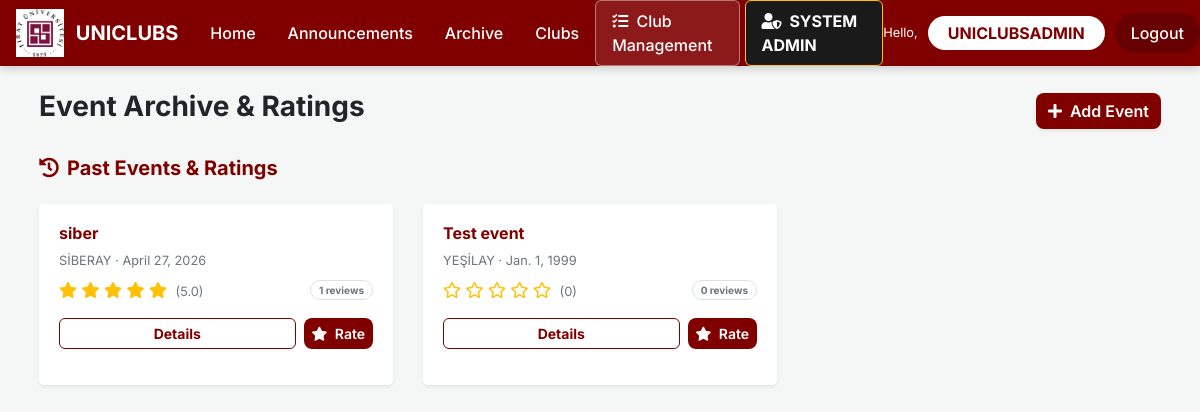
The app's page /events/archive/ (signed in) with its own data.
### app/models.py (models this page shows, shortened)
class Event(models.Model): # Event definition with logic for attendance and average ratings | Katılım ve ortalama puanlama mantığıyla etkinlik tanımı
    STATUS_CHOICES = [
        ('upcoming', 'Upcoming'),
        ('ongoing', 'Ongoing'),
        ('past', 'Past'),
    ]
    title = models.CharField(max_length=200)
    description = models.TextField()
    club = models.ForeignKey(Club, on_delete=models.CASCADE, related_name='events')
    location = models.CharField(max_length=200, blank=True)
    event_date = models.DateField()
    event_time = models.TimeField(blank=True, null=True)
    status = models.CharField(max_length=20, choices=STATUS_CHOICES, default='upcoming')
    is_approved = models.BooleanField(default=False)
    max_participants = models.IntegerField(default=100)
    image = models.ImageField(upload_to='event_images/', blank=True, null=True)
    created_at = models.DateTimeField(default=timezone.now)
    @property
    def average_rating(self):
        ratings = self.ratings.all()
        if not ratings:
            return 0
        return round(sum(r.score for r in ratings) / ratings.count(), 1)
    class Meta:
        ordering = ['-event_date']

class Club(models.Model): # Stores club profile, recruitment status, and admin links | Kulüp profili, alım durumu ve admin bağlantılarını tutar
    name = models.CharField(max_length=200)
    description = models.TextField(blank=True)
    logo = models.ImageField(upload_to='club_logos/', blank=True, null=True)
    category = models.CharField(max_length=100, blank=True)
    is_active = models.BooleanField(default=True)
    is_approved = models.BooleanField(default=False)
    is_recruiting = models.BooleanField(default=False)
    is_core_team_recruiting = models.BooleanField(default=False)
    leader = models.CharField(max_length=200, blank=True, null=True, help_text="Name of the club leader")
    created_at = models.DateTimeField(default=timezone.now)
    admin_user = models.OneToOneField(User, on_delete=models.SET_NULL, null=True, blank=True, related_name='managed_club')
    class Meta:
        ordering = ['-created_at']

class EventRating(models.Model): # Collects numeric scores and comments for completed events | Tamamlanan etkinlikler için sayısal puan ve yorum toplar
    event = models.ForeignKey(Event, on_delete=models.CASCADE, related_name='ratings')
    student = models.ForeignKey(Student, on_delete=models.CASCADE, related_name='ratings')
    score = models.IntegerField(choices=[(i, str(i)) for i in range(1, 6)])
    comment = models.TextField(blank=True)
    rated_at = models.DateTimeField(default=timezone.now)
    class Meta:
        unique_together = ('event', 'student')

### app/views.py (the view, shortened to what this page needs)
# urls.py: path('events/archive/', views.event_archive, name='event_archive'),
def event_archive(request):
    today = timezone.now().date()
    past_events = Event.objects.filter(is_approved=True, event_date__lt=today).order_by('-event_date')
    rating_form = EventRatingForm()
    rating_form.fields['event'].queryset = past_events
    return render(request, 'app/event_archive.html', {
        'past_events': past_events,
        'rating_form': rating_form,
    })

### app/templates/app/event_archive.html (shortened to what this page needs)
{% extends "app/layout.html" %}
{% block content %}
<div class="container-fluid px-4">
    <div class="d-flex justify-content-between align-items-center mb-4">
        <h3 class="font-weight-bold">Event Archive & Ratings</h3>
        <a href="{% url 'event_add' %}" class="btn btn-maroon shadow-sm">
            <i class="fas fa-plus mr-2"></i>Add Event
        </a>
    </div>
    <div class="row">
        <div class="col-12">
            <h5 class="font-weight-bold mb-4 text-maroon"><i class="fas fa-history mr-2"></i>Past Events & Ratings</h5>
            <div class="row">
                {% for event in past_events %}
                <div class="col-lg-4 col-md-6 mb-4">
                    <div class="card border-0 shadow-sm rounded-lg overflow-hidden h-100 card-hover">
                        <div class="card-body">
                            <h6 class="font-weight-bold mb-2 text-maroon">{{ event.title }}</h6>
                            <p class="small text-muted mb-2">{{ event.club.name }} &middot; {{ event.event_date }}</p>
                            <div class="d-flex justify-content-between align-items-center mb-3">
                                <div class="text-warning">
                                    {% for i in "12345" %}
                                        {% if forloop.counter <= event.average_rating %}
                                            <i class="fas fa-star"></i>
                                        {% else %}
                                            <i class="far fa-star"></i>
                                        {% endif %}
                                    {% endfor %}
                                    <span class="small text-muted ml-1">({{ event.average_rating }})</span>
                                </div>
                                <span class="badge badge-pill px-2 py-1 border text-muted" style="font-size: 10px;">
                                    {{ event.ratings.count }} reviews
                                </span>
                            </div>
                            <div class="d-flex mb-3">
                                <a href="{% url 'event_detail' event.pk %}" class="btn btn-outline-maroon btn-sm flex-grow-1 mr-2">
                                    Details
                                </a>
                                <button class="btn btn-maroon btn-sm" type="button" data-toggle="collapse" data-target="#rateForm{{ event.id }}">
                                    <i class="fas fa-star mr-1"></i> Rate
                                </button>
                            </div>
                        </div>
                    </div>
                </div>
                {% empty %}
                <div class="col-12 text-center py-5">
                    <p class="text-muted">No past events yet.</p>
                </div>
                {% endfor %}
            </div>
        </div>
    </div>
</div>
{% endblock %}

### app/templates/app/layout.html (shortened to what this page needs)
{% load static %}
<!DOCTYPE html>
<html lang="en">
<head>
    <link rel="stylesheet" href="https://stackpath.bootstrapcdn.com/bootstrap/4.5.2/css/bootstrap.min.css" />
    <link rel="stylesheet" href="https://cdnjs.cloudflare.com/ajax/libs/font-awesome/5.15.3/css/all.min.css" />
</head>
<body>
    <nav class="navbar navbar-expand-lg navbar-custom sticky-top p-0">
        <div class="container-fluid p-0">
            <a class="navbar-brand text-white font-weight-bold d-flex align-items-center ml-3" href="{% url 'home' %}">
                <img src="{% static 'app/content/fu_logo_final_v4.png' %}" alt="FU Logo" style="height: 48px; width: auto; margin-right: 12px;">
                UNICLUBS
            </a>
            <div class="collapse navbar-collapse" id="navbarNav">
                <ul class="navbar-nav mr-auto">
                    <li class="nav-item"><a class="nav-link" href="{% url 'home' %}">Home</a></li>
                    <li class="nav-item"><a class="nav-link" href="{% url 'announcements' %}">Announcements</a></li>
                    <li class="nav-item"><a class="nav-link" href="{% url 'event_archive' %}">Archive</a></li>
                    <li class="nav-item"><a class="nav-link" href="{% url 'club_list' %}">Clubs</a></li>
                </ul>
                <ul class="navbar-nav ml-auto align-items-center">
                    {% if user.is_authenticated %}
                        {% if user.username == 'UNICLUBSADMIN' or user.managed_club %}
                            <li class="nav-item">
                                <a class="nav-link nav-club-admin" href="{% url 'club_admin' %}">
                                    <i class="fas fa-tasks mr-1"></i> Club Management
                                </a>
                            </li>
                        {% endif %}
                        {% if user.username == 'UNICLUBSADMIN' %}
                            <li class="nav-item">
                                <a class="nav-link nav-system-admin" href="{% url 'system_admin' %}">
                                    <i class="fas fa-user-shield mr-1"></i> SYSTEM ADMIN
                                </a>
                            </li>
                        {% endif %}
                        <li class="nav-item d-flex align-items-center">
                            <span class="text-white small">Hello,</span>
                        </li>
                        <li class="nav-item">
                            <a class="nav-link btn-student" href="{% url 'dashboard' %}">{{ user.username }}</a>
                        </li>
                        <li class="nav-item">
                            <a class="nav-link btn-logout" href="{% url 'logout' %}">Logout</a>
                        </li>
                    {% else %}
                        <li class="nav-item">
                            <a class="nav-link btn-login" href="{% url 'login' %}">Login</a>
                        </li>
                    {% endif %}
                </ul>
            </div>
        </div>
    </nav>
    <div class="container-fluid py-4">
        {% block content %}{% endblock %}
    </div>
</body>
</html>

### app/templates/app/layout.html (style rules this page uses)
:root { --maroon: #800000; --maroon-dark: #600000; --maroon-light: #fceceb; --soft-bg: #f4f7f6; }
body { background-color: var(--soft-bg); font-family: 'Inter', 'Segoe UI', sans-serif; padding-bottom: 60px; }
.navbar-custom { background-color: var(--maroon); box-shadow: 0 2px 10px rgba(0,0,0,0.2); }
.navbar-custom .nav-link { color: white !important; font-weight: 500; padding: 0.5rem 1rem !important; transition: 0.3s; }
.nav-club-admin { border: 1px solid rgba(255,255,255,0.4); border-radius: 6px; margin-right: 5px; background-color: rgba(255,255,255,0.1); }
.nav-system-admin { background-color: #1a1a1a !important; border-radius: 6px; color: #ffc107 !important; font-weight: bold !important; border: 1px solid #ffc107; }
.navbar-custom .nav-link.btn-student { background-color: white !important; color: #800000 !important; font-weight: bold !important; border-radius: 20px; padding: 5px 20px !important; margin-left: 10px; }
.btn-logout { background-color: rgba(0, 0, 0, 0.2); color: white !important; border-radius: 20px; padding: 5px 20px !important; margin-left: 10px; font-weight: 500; }
.text-maroon { color: var(--maroon) !important; }
.btn-maroon { background-color: var(--maroon); color: white !important; border: none; border-radius: 8px; font-weight: 600; transition: 0.25s; }

### app/templates/app/event_archive.html (style rules this page uses)
.text-maroon { color: #800000 !important; }
.btn-maroon { background-color: #800000; color: white !important; border: none; }
.btn-outline-maroon { color: #800000; border: 1px solid #800000; border-radius: 6px; font-weight: bold; transition: 0.3s; }

### records on screen
Event: title "siber", club.name "SİBERAY", event_date "April 27, 2026", average_rating "5.0", ratings.count "1"
Event: title "Test event", club.name "YEŞİLAY", event_date "Jan. 1, 1999", average_rating "0", ratings.count "0"

### other values on screen
{{ user.username }} "UNICLUBSADMIN"
